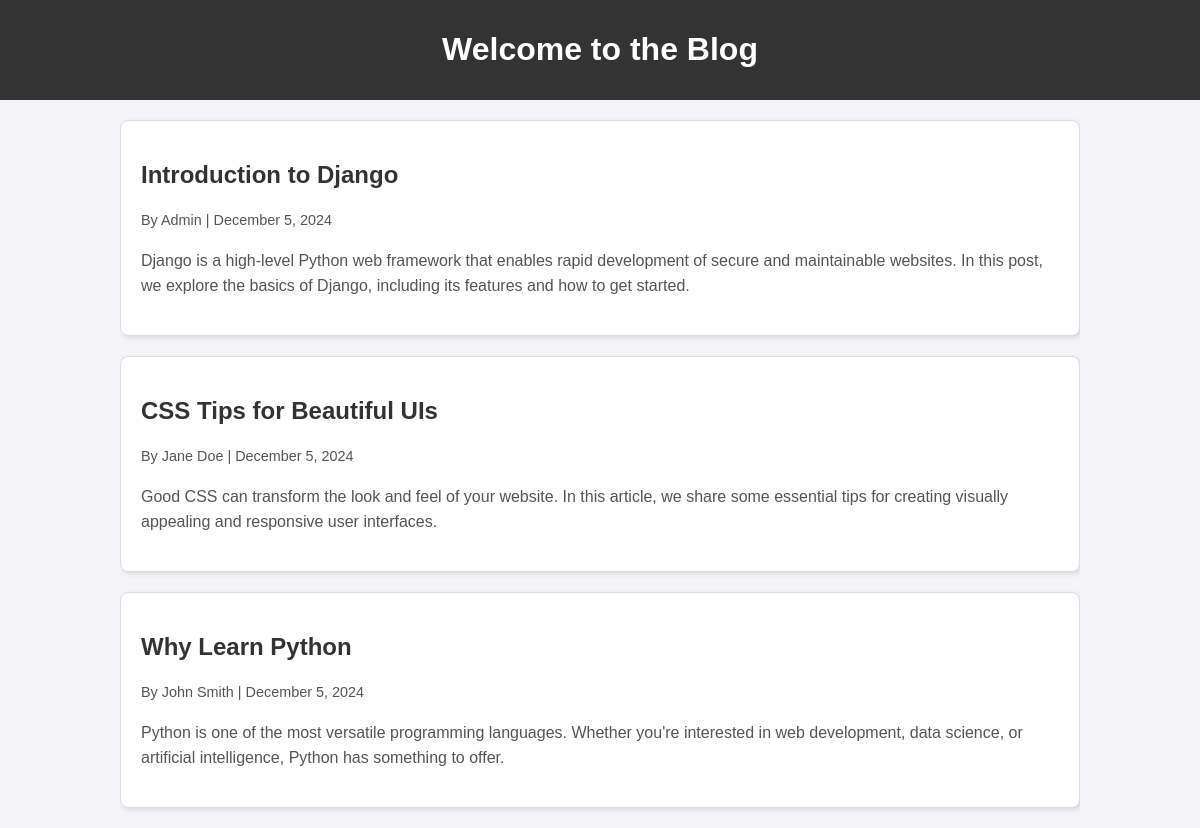
The page / on the database its author committed.
### blog/models.py (models this page shows, shortened)
class BlogPost(models.Model):
    title = models.CharField(max_length=200)
    content = models.TextField()
    author = models.CharField(max_length=100)
    created_at = models.DateTimeField(auto_now_add=True)

### blog/views.py (the view)
# urls.py: path('', views.home, name='home'),
def home(request):
    posts = BlogPost.objects.all()
    return render(request, 'blog/home.html', {'posts': posts})

### blog/templates/blog/home.html (shortened to what this page needs)
<!DOCTYPE html>
<html lang="en">
<head>
</head>
<body>
    <header>
        <h1>Welcome to the Blog</h1>
    </header>
    <div class="container">
        {% for post in posts %}
        <div class="post">
            <h2>{{ post.title }}</h2>
            <p class="author">By {{ post.author }} | {{ post.created_at|date:"F j, Y" }}</p>
            <p>{{ post.content|truncatewords:50 }}</p>
        </div>
        {% endfor %}
    </div>
</body>
</html>

### blog/templates/blog/home.html (style rules this page uses)
body { font-family: Arial, sans-serif; background-color: #f4f4f9; margin: 0; padding: 0; }
header { background: #333; color: #fff; padding: 10px 20px; text-align: center; }
.container { width: 80%; margin: auto; overflow: hidden; }
.post { background: #fff; margin: 20px 0; padding: 20px; border: 1px solid #ddd; border-radius: 8px; box-shadow: 2px 2px 5px rgba(0, 0, 0, 0.1); }
.post h2 { color: #333; }
.post p { color: #555; line-height: 1.6; }
.author { font-size: 0.9em; color: #888; }

### rows shown on the page
BlogPost: title "Introduction to Django", author "Admin", created_at "December 5, 2024", content "Django is a high-level Python web framework that enables rapid development of secure and maintainable websites. In this post, we explore the basics of Django, including its features and how to get started."
BlogPost: title "CSS Tips for Beautiful UIs", author "Jane Doe", created_at "December 5, 2024", content "Good CSS can transform the look and feel of your website. In this article, we share some essential tips for creating visually appealing and responsive user interfaces."
BlogPost: title "Why Learn Python", author "John Smith", created_at "December 5, 2024", content "Python is one of the most versatile programming languages. Whether you're interested in web development, data science, or artificial intelligence, Python has something to offer."
